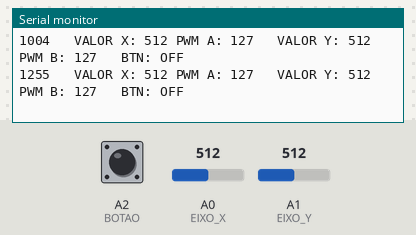
A sketch run on a simulated Arduino Uno, built with avr-gcc and run on an emulated ATmega328P. Shown: the last lines printed to the serial monitor. Inputs (shaded band) come from the test bench; at power-on: A2 (BOTAO) HIGH, A0 (EIXO_X) = 512, A1 (EIXO_Y) = 512.

Above: at 1.3 s.
1.4 s: A2 (BOTAO) pulled LOW for 0.3 s
At 1.69 s:
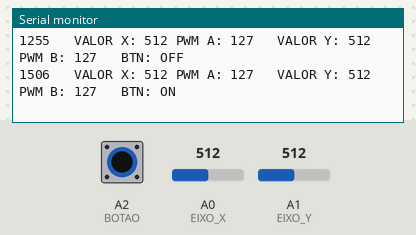
3.2 s: A0 (EIXO_X) set to 716
At 3.44 s:
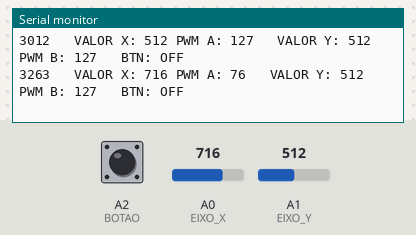
4.7 s: A1 (EIXO_Y) set to 716
At 4.7 s:
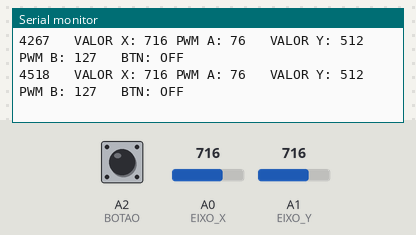
6.2 s: A2 (BOTAO) pulled LOW for 1 s
At 6.46 s:
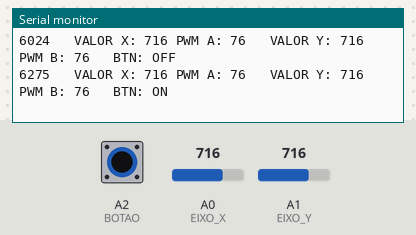
8.7 s: A0 (EIXO_X) set to 900
At 8.72 s:
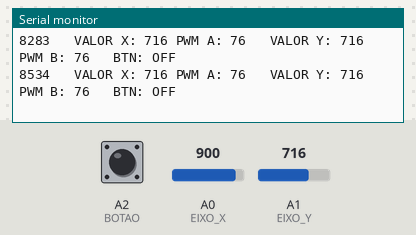
10.2 s: A1 (EIXO_Y) set to 900
At 10.22 s:
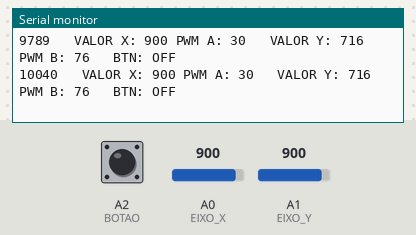
Timing chart, 0 to 12.7 s (numbered marks = the images above; inputs shaded):
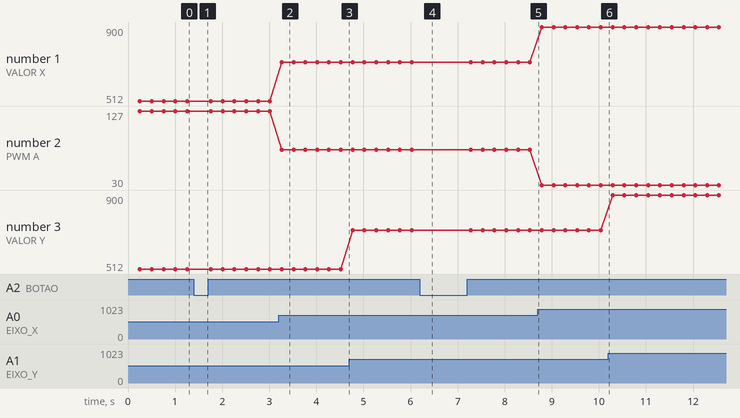

Measured:
- after the input at 1.4 s, the serial monitor: prints a new line after 0.11 s (image 1)
- after the input at 3.2 s, the serial monitor: prints a new line after 0.06 s (image 2)
- after the input at 6.2 s, the serial monitor: prints a new line after 0.08 s (image 4)
- plotted number 1: 512 → 716 after the input at 3.2 s, 716 → 900 after the input at 8.7 s
- plotted number 2: 127 → 76 after the input at 3.2 s, 76 → 30 after the input at 8.7 s

The sketch:

joystick.ino
```cpp
/*
 * Sketch: joystick.ino
 *
 * Faz a leitura de um joystick, composto por dois potenciômetros
 * (para as leituras dos eixos x e y) e um botão sem resistor de pull-up.
 */


#define SSPEED 115200   // Velocidade da interface serial

#define TEMPO  250      // Tempo de delay em milisegundos

#define EIXO_X   A0     // Potenciômetro do Eixo X
#define EIXO_Y   A1     // Potenciômetro do Eixo Y
#define BOTAO    A2     // Pino conectado ao botão


uint32_t var_tempo;		// Variável de 32 bits e sem sinal,
						// auxiliar para contagem de tempo

uint16_t valor_X, valor_Y;      // Guarda valores dos ADCs de 10 bits
uint8_t  valor_B, pwm_A, pwm_B; // Guarda estado do botão e valores de PWM


/* ********************************************************* */
void setup() {

    Serial.begin(SSPEED);			// Inicializa a comunicacão serial

    pinMode(EIXO_X, INPUT);			// Potenciômetro do Eixo X
    pinMode(EIXO_Y, INPUT);			// Potenciômetro do Eixo Y

    pinMode(BOTAO, INPUT_PULLUP);	// Ativa pull-up interno para o pino do botão

    var_tempo = 0;	// Inicializa variável auxiliar para contagem de tempo

}
/* ********************************************************* */
void loop() {

    // Efeito de pausa de "TEMPO" milisegundos sem usar delay()
    if( (millis() - var_tempo) > TEMPO ){
        var_tempo = millis();

        valor_X = analogRead(EIXO_X);	// Lê valor analógico do Eixo X (0 a 5V)
        valor_Y = analogRead(EIXO_Y);	// Lê valor analógico do Eixo Y (0 a 5V)
        valor_B = digitalRead(BOTAO);	// Lê valor digital do botão (0 ou 5V)

        // Exemplo de conversão da faixa de 0-1023 para 0-255
        // Divide por 4 (10 => 8 bits com shift de 2 bits para a direita)
        pwm_A = valor_X >> 2;
        pwm_B = valor_Y >> 2;

        // Inverte valores para aumentar o PWM quando o joystick é
        // movido para a frente (eixo X) e para a direita (eixo Y).
        pwm_A = ~pwm_A;		// Inverte todos os bits das variáveis
        pwm_B = ~pwm_B;		// pwm_A e pwm_B

        imprime_serial();

    }


}
/* ********************************************************* */

void imprime_serial(){

    Serial.print(millis());
    Serial.print("   VALOR X: ");
    Serial.print(valor_X);
    Serial.print(" PWM A: ");
    Serial.print(pwm_A);
    Serial.print("   VALOR Y: ");
    Serial.print(valor_Y);
    Serial.print(" PWM B: ");
    Serial.print(pwm_B);
    Serial.print("   BTN: ");
    Serial.println(valor_B == LOW ? "ON" : "OFF");
}
```
